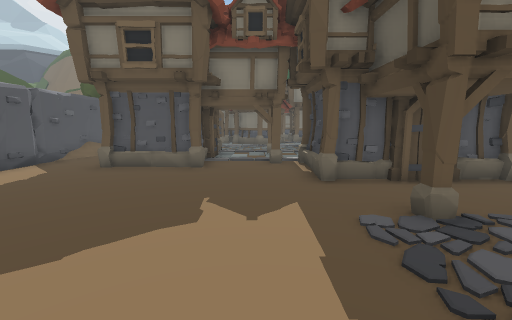
View 1 (above)

21 first-person views from a walk through a scene from a Unity 3-D project. The camera is 1.4 m above the floor, tilts 8° down and sees 90° across. Doors are open. The floor is counted in squares, 1 m on a side. Each view is taken from the middle of a square. On the plan, view 1 faces up. The plan holds only what a view shows up to about 13 squares ahead; the rest is blank. The place goes on beyond the plan. Some animated figures are not drawn.

View 2
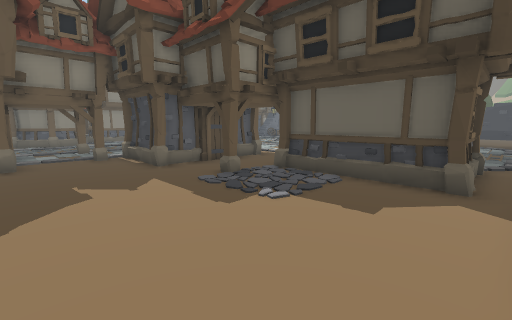

View 3
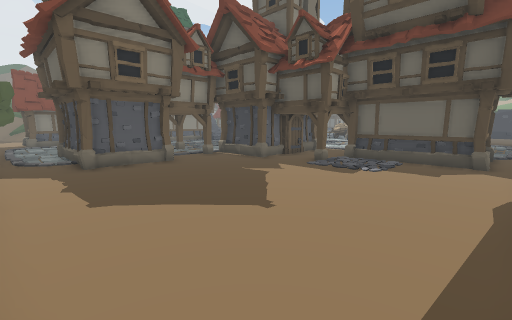

View 4
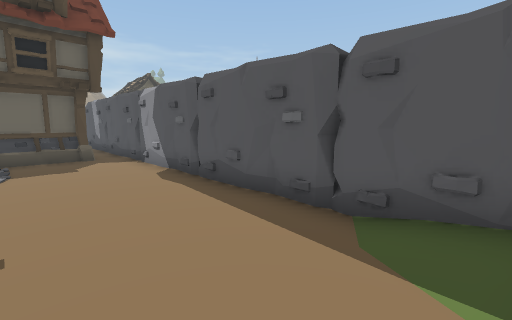

View 5
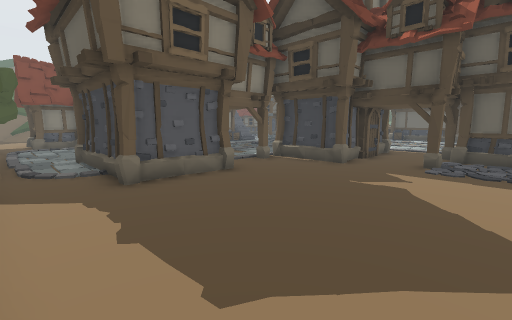

View 6
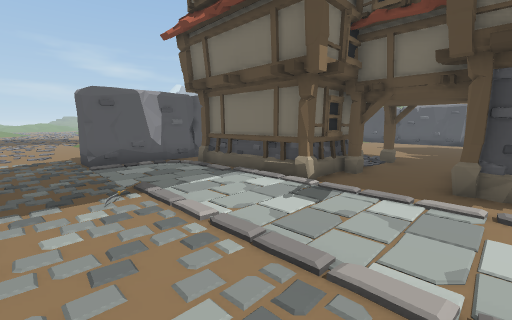

View 7
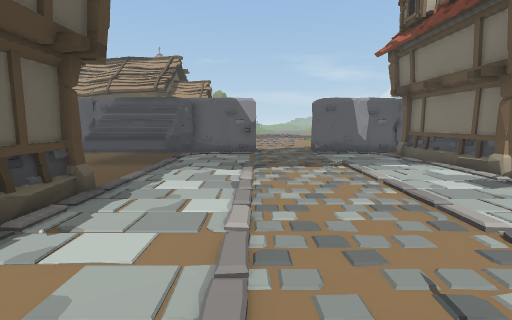

View 8
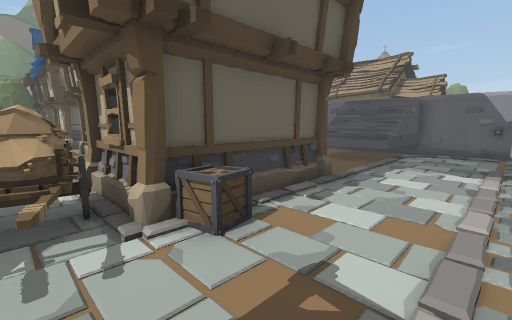

View 9
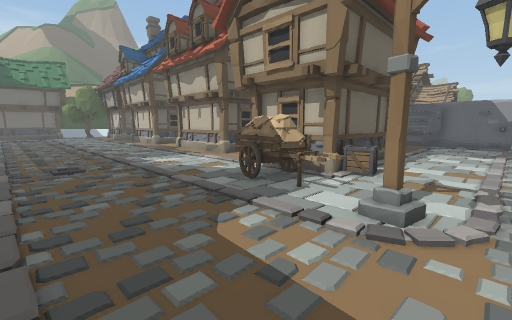

View 10
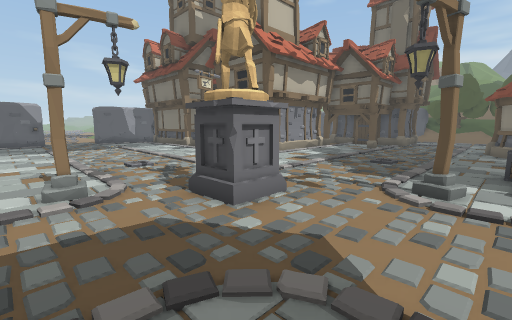

View 11
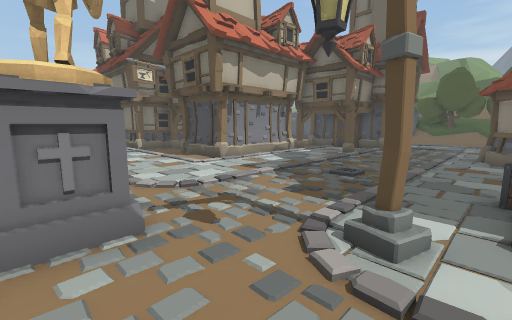

View 12
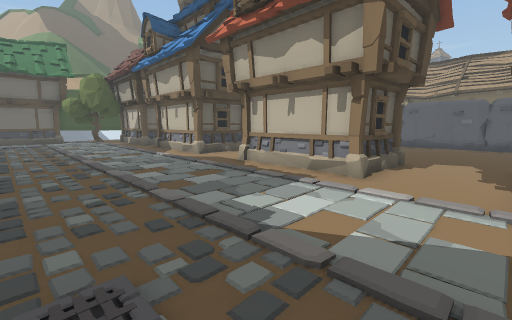

View 13
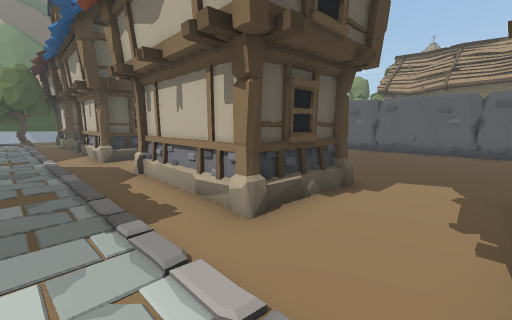

View 14
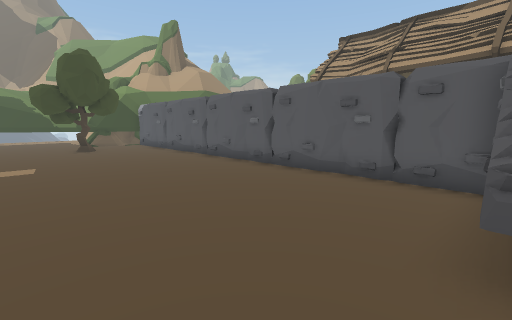

View 15
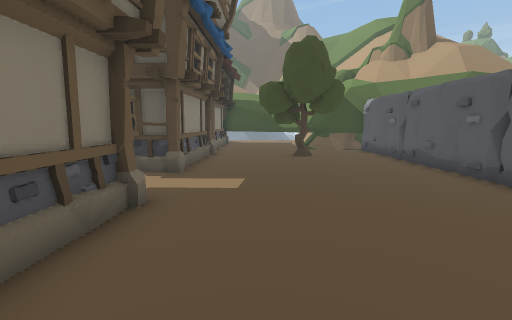

View 16
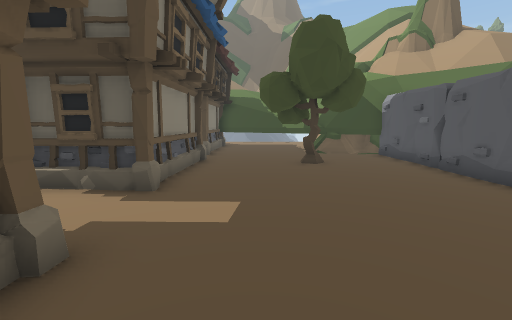

View 17
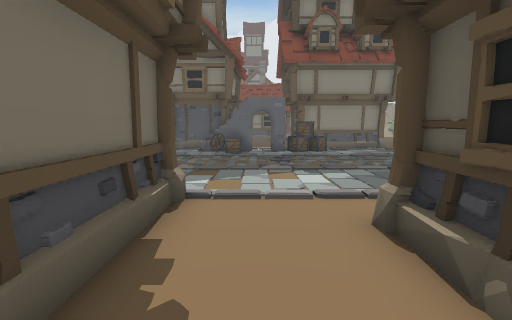

View 18
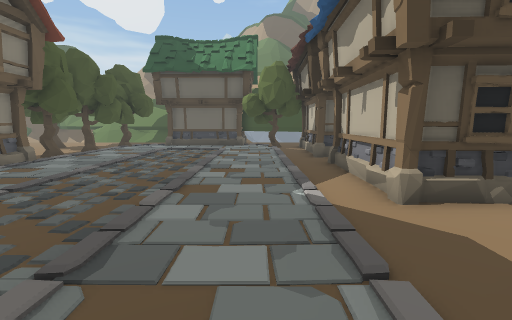

View 19
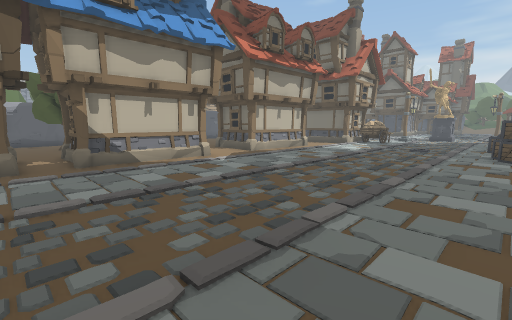

View 20
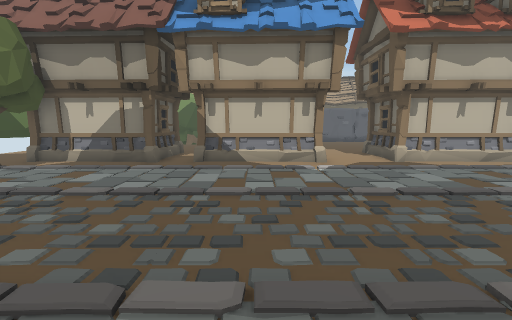

View 21
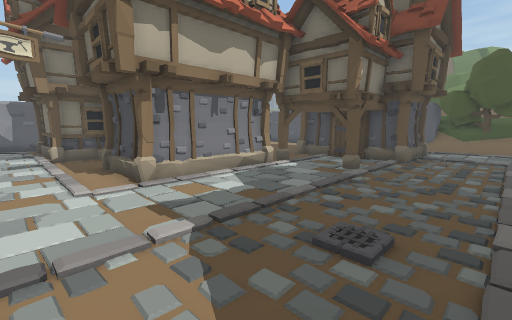

### Floor plan
Key: @ floor where view 1 was taken; # wall or solid block; . floor; / step, stairs or slope; D open door; = window, fence, low wall or low ledge; ^ raised ledge; H house; T tree; C crate; O other object.
Columns run from 8 left of view 1 to 40 right of it. Each row starts with its distance up from view 1.
 18 TT..    ##...DDC....... . ..OC##CCCD............T
 17   ......#=........O.....  ..OC...................
 16 #................................................
 15 #............./.....OO........./.................
 14 #...................OO...........................
 13 #..OOOO............. O...........................
 12 #..O  O.OO.............O=OOO.....................
 11 #..O  #..................OOOO....................
 10 #..O  #..OO..=O...........HHHH....DD.....DD.....D
  9 #..O  O..OOOOOOO.........CHHH....DDD.....DDD....D
  8 #..OOOO...O    .........DCH H...HHHHHH.HHHHHH.HHH
  7  .........OOOOOO........DDH H...H   H...H   H.H
  6  .........OO##O...........H H...H   H..HH   H.H
  5  ........................HH   ..H HHH...HHHHH.HH
  4  ..........O.OO............ ....................
  3  ...........HHHHH........... ...................
  2  ............H HDD..........................TT..
  1  ............H HDD.......^^^^..............TT...
  0  .......@....H HDD.......^^^^..................#
 -1  ...........HHHHH........#  #.................##
 -2  /....................O..#  #.................##
 -3  ###################..O#########################
 -4                    #..
 -5                    ...
 -6                    ...
 -7                    ...
 -8                    ...
 -9                    ...
-10                     ..

Where each view was taken, in squares from view 1:
view 1: 0 up, 0 right, facing up
view 2: 2 down, 2 left, facing up-right
view 3: 2 down, 7 left, facing up-right
view 4: 1 up, 7 left, facing down-right
view 5: 2 up, 7 left, facing up-right
view 6: 7 up, 13 right, facing down-left
view 7: 10 up, 14 right, facing down
view 8: 11 up, 14 right, facing down-right
view 9: 16 up, 14 right, facing down-right
view 10: 18 up, 16 right, facing down-left
view 11: 18 up, 13 right, facing down-left
view 12: 15 up, 21 right, facing down-right
view 13: 11 up, 21 right, facing down-right
view 14: 4 up, 20 right, facing down-right
view 15: 3 up, 24 right, facing right
view 16: 3 up, 26 right, facing right
view 17: 5 up, 22 right, facing up
view 18: 11 up, 27 right, facing right
view 19: 18 up, 38 right, facing down-left
view 20: 18 up, 34 right, facing down
view 21: 16 up, 9 right, facing down-left
